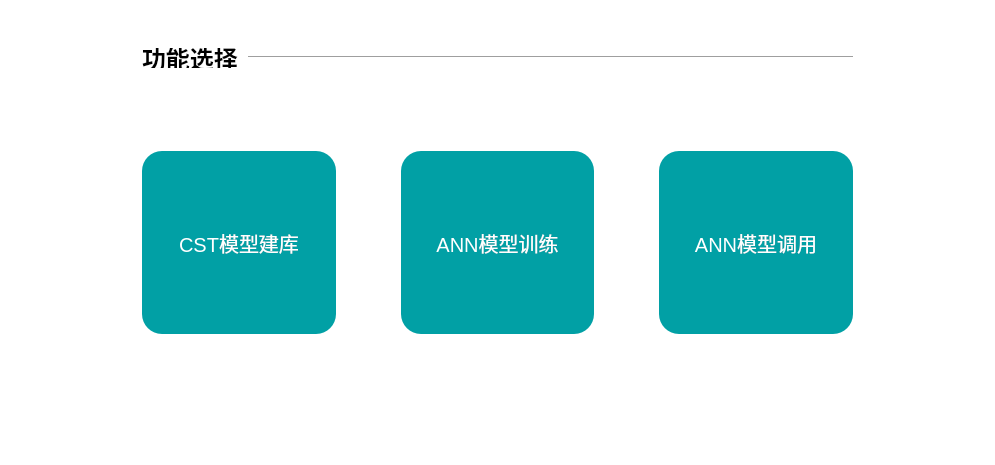
<?xml version="1.0" encoding="UTF-8"?>
<ui version="4.0">
 <class>myFunctionDisplayDialog</class>
 <widget class="QDialog" name="myFunctionDisplayDialog">
  <property name="geometry">
   <rect>
    <x>0</x>
    <y>0</y>
    <width>995</width>
    <height>465</height>
   </rect>
  </property>
  <property name="windowTitle">
   <string>Dialog</string>
  </property>
  <property name="styleSheet">
   <string notr="true">QWidget#myFunctionDisplayDialog
{
	background-color: rgb(255, 255, 255);
	border-radius: 10px;
}</string>
  </property>
  <layout class="QGridLayout" name="gridLayout_2" rowstretch="30,20,30,160,60" columnstretch="1,5,1">
   <property name="leftMargin">
    <number>0</number>
   </property>
   <property name="topMargin">
    <number>0</number>
   </property>
   <property name="rightMargin">
    <number>0</number>
   </property>
   <property name="bottomMargin">
    <number>0</number>
   </property>
   <property name="spacing">
    <number>0</number>
   </property>
   <item row="0" column="1">
    <spacer name="verticalSpacer_2">
     <property name="orientation">
      <enum>Qt::Vertical</enum>
     </property>
     <property name="sizeHint" stdset="0">
      <size>
       <width>20</width>
       <height>44</height>
      </size>
     </property>
    </spacer>
   </item>
   <item row="1" column="1">
    <layout class="QHBoxLayout" name="horizontalLayout_2" stretch="20,200">
     <property name="spacing">
      <number>10</number>
     </property>
     <item>
      <widget class="QLabel" name="label_titleLeftBotton_3">
       <property name="maximumSize">
        <size>
         <width>16777215</width>
         <height>20</height>
        </size>
       </property>
       <property name="font">
        <font>
         <family>SourceHanSansK-Regular</family>
         <pointsize>-1</pointsize>
         <weight>75</weight>
         <italic>false</italic>
         <bold>true</bold>
        </font>
       </property>
       <property name="styleSheet">
        <string notr="true">QLabel{
font: bold large 'SourceHanSansK-Regular';font-size:24px;
}</string>
       </property>
       <property name="text">
        <string>功能选择</string>
       </property>
      </widget>
     </item>
     <item>
      <widget class="Line" name="line_4">
       <property name="sizePolicy">
        <sizepolicy hsizetype="Preferred" vsizetype="Fixed">
         <horstretch>0</horstretch>
         <verstretch>0</verstretch>
        </sizepolicy>
       </property>
       <property name="maximumSize">
        <size>
         <width>2048</width>
         <height>16777215</height>
        </size>
       </property>
       <property name="orientation">
        <enum>Qt::Horizontal</enum>
       </property>
      </widget>
     </item>
    </layout>
   </item>
   <item row="2" column="1">
    <spacer name="verticalSpacer">
     <property name="orientation">
      <enum>Qt::Vertical</enum>
     </property>
     <property name="sizeHint" stdset="0">
      <size>
       <width>20</width>
       <height>43</height>
      </size>
     </property>
    </spacer>
   </item>
   <item row="3" column="0">
    <spacer name="horizontalSpacer_3">
     <property name="orientation">
      <enum>Qt::Horizontal</enum>
     </property>
     <property name="sizeHint" stdset="0">
      <size>
       <width>139</width>
       <height>20</height>
      </size>
     </property>
    </spacer>
   </item>
   <item row="3" column="1">
    <layout class="QGridLayout" name="gridLayout" rowstretch="20,100,20" columnstretch="150,50,150,50,150">
     <property name="spacing">
      <number>0</number>
     </property>
     <item row="0" column="0">
      <spacer name="verticalSpacer_4">
       <property name="orientation">
        <enum>Qt::Vertical</enum>
       </property>
       <property name="sizeHint" stdset="0">
        <size>
         <width>20</width>
         <height>40</height>
        </size>
       </property>
      </spacer>
     </item>
     <item row="1" column="0">
      <widget class="QPushButton" name="btn_CSTbuild">
       <property name="sizePolicy">
        <sizepolicy hsizetype="Preferred" vsizetype="Preferred">
         <horstretch>0</horstretch>
         <verstretch>0</verstretch>
        </sizepolicy>
       </property>
       <property name="minimumSize">
        <size>
         <width>100</width>
         <height>50</height>
        </size>
       </property>
       <property name="maximumSize">
        <size>
         <width>400</width>
         <height>300</height>
        </size>
       </property>
       <property name="styleSheet">
        <string notr="true">QPushButton{ font: bold large 'SourceHanSansK-Regular';font-size:20px;
                                border: 0px solid;
                                background-color:rgb(1, 160, 165);
                                color:rgba(255, 255, 255,1);
                                border-radius: 20px;
                                }
                                QPushButton:disabled{
                                background-color:#DCDCDC;
                                border-radius:20px;
                                color:#FFFFFF;    
                                }
                                QPushButton:hover{
                                border: 0px solid;
                                background-color:rgba(88, 164, 176,1);
                                color:rgba(255, 255, 255,1);
                                border-radius:20px;
                                opacity:0.2;
                                }
                                QPushButton:pressed{
                                background-color:rgba(58, 108, 116,1);
                                color:rgba(255, 255, 255,1);
                                border-radius:20px;
                                }</string>
       </property>
       <property name="text">
        <string>CST模型建库</string>
       </property>
      </widget>
     </item>
     <item row="1" column="1">
      <spacer name="horizontalSpacer">
       <property name="orientation">
        <enum>Qt::Horizontal</enum>
       </property>
       <property name="sizeHint" stdset="0">
        <size>
         <width>40</width>
         <height>20</height>
        </size>
       </property>
      </spacer>
     </item>
     <item row="1" column="2">
      <widget class="QPushButton" name="btn_ANNtrain">
       <property name="sizePolicy">
        <sizepolicy hsizetype="Preferred" vsizetype="Preferred">
         <horstretch>0</horstretch>
         <verstretch>0</verstretch>
        </sizepolicy>
       </property>
       <property name="minimumSize">
        <size>
         <width>100</width>
         <height>50</height>
        </size>
       </property>
       <property name="maximumSize">
        <size>
         <width>400</width>
         <height>300</height>
        </size>
       </property>
       <property name="styleSheet">
        <string notr="true">QPushButton{ font: bold large 'SourceHanSansK-Regular';font-size:20px;
                                border: 0px solid;
                                background-color:rgb(1, 160, 165);
                                color:rgba(255, 255, 255,1);
                                border-radius: 20px;
                                }
                                QPushButton:disabled{
                                background-color:#DCDCDC;
                                border-radius:20px;
                                color:#FFFFFF;    
                                }
                                QPushButton:hover{
                                border: 0px solid;
                                background-color:rgba(88, 164, 176,1);
                                color:rgba(255, 255, 255,1);
                                border-radius:20px;
                                opacity:0.2;
                                }
                                QPushButton:pressed{
                                background-color:rgba(58, 108, 116,1);
                                color:rgba(255, 255, 255,1);
                                border-radius:20px;
                                }</string>
       </property>
       <property name="text">
        <string>ANN模型训练</string>
       </property>
      </widget>
     </item>
     <item row="1" column="3">
      <spacer name="horizontalSpacer_2">
       <property name="orientation">
        <enum>Qt::Horizontal</enum>
       </property>
       <property name="sizeHint" stdset="0">
        <size>
         <width>40</width>
         <height>20</height>
        </size>
       </property>
      </spacer>
     </item>
     <item row="1" column="4">
      <widget class="QPushButton" name="btn_ANNused">
       <property name="sizePolicy">
        <sizepolicy hsizetype="Preferred" vsizetype="Preferred">
         <horstretch>0</horstretch>
         <verstretch>0</verstretch>
        </sizepolicy>
       </property>
       <property name="minimumSize">
        <size>
         <width>100</width>
         <height>50</height>
        </size>
       </property>
       <property name="maximumSize">
        <size>
         <width>400</width>
         <height>300</height>
        </size>
       </property>
       <property name="styleSheet">
        <string notr="true">QPushButton{ font: bold large 'SourceHanSansK-Regular';font-size:20px;
                                border: 0px solid;
                                background-color:rgb(1, 160, 165);
                                color:rgba(255, 255, 255,1);
                                border-radius: 20px;
                                }
                                QPushButton:disabled{
                                background-color:#DCDCDC;
                                border-radius:20px;
                                color:#FFFFFF;    
                                }
                                QPushButton:hover{
                                border: 0px solid;
                                background-color:rgba(88, 164, 176,1);
                                color:rgba(255, 255, 255,1);
                                border-radius:20px;
                                opacity:0.2;
                                }
                                QPushButton:pressed{
                                background-color:rgba(58, 108, 116,1);
                                color:rgba(255, 255, 255,1);
                                border-radius:20px;
                                }</string>
       </property>
       <property name="text">
        <string>ANN模型调用</string>
       </property>
      </widget>
     </item>
     <item row="2" column="0">
      <spacer name="verticalSpacer_5">
       <property name="orientation">
        <enum>Qt::Vertical</enum>
       </property>
       <property name="sizeHint" stdset="0">
        <size>
         <width>20</width>
         <height>40</height>
        </size>
       </property>
      </spacer>
     </item>
    </layout>
   </item>
   <item row="3" column="2">
    <spacer name="horizontalSpacer_4">
     <property name="orientation">
      <enum>Qt::Horizontal</enum>
     </property>
     <property name="sizeHint" stdset="0">
      <size>
       <width>139</width>
       <height>20</height>
      </size>
     </property>
    </spacer>
   </item>
   <item row="4" column="1">
    <spacer name="verticalSpacer_3">
     <property name="orientation">
      <enum>Qt::Vertical</enum>
     </property>
     <property name="sizeHint" stdset="0">
      <size>
       <width>20</width>
       <height>90</height>
      </size>
     </property>
    </spacer>
   </item>
  </layout>
 </widget>
 <resources/>
 <connections/>
</ui>
